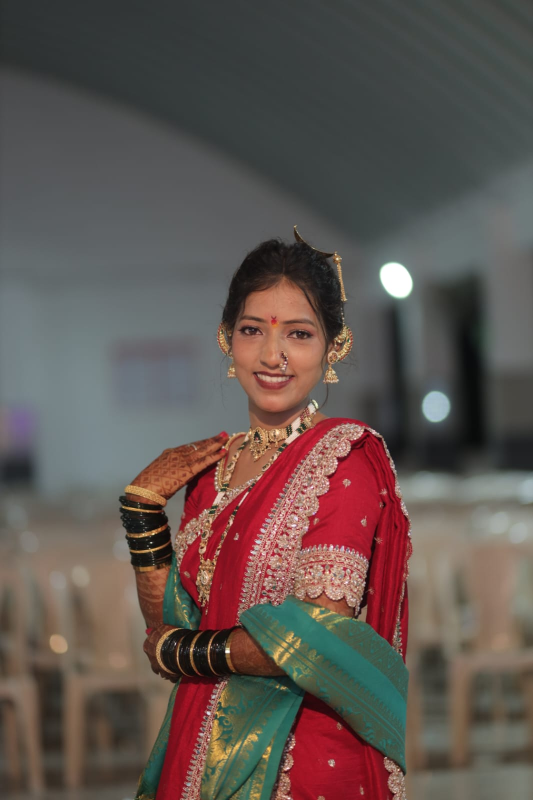
#> input picture Backend/app/images/image.png, 1066 x 1600 px (shown at 1/2 size)
$ python compress_images.py
#> lines starting #> are read from the running program, lines starting #| are printed output that depends on the picture
from PIL import Image
from pathlib import Path

image_folder = Path("Backend/app/images")

files = [
    "image.png",
    "img2.jpeg",
    "im4.png",
    "img5.png",
    "img6.png",
    "img8.png",
    "img9.png",
    "ggg.png",
    "ggg4.png",
    "im2.png",
    "pt11.png",
    "pt2.png",
    "pt3.png",
    "pt4.png",
    "pt5.png",
    "pt6.png",
    "pt12.png",
    "pp1.png",
    "pp2.png",
]

for filename in files:
    source = image_folder / filename

    if not source.exists():
        print(f"NOT FOUND: {filename}")
        continue

    output = image_folder / f"{source.stem}.webp"

    with Image.open(source) as img:
#> img is the input picture: PIL image 1066x1600 RGB; mean R, G, B 97.2, 84.9, 80.6
        img = img.convert("RGB")
        img.thumbnail((600, 750), Image.Resampling.LANCZOS)
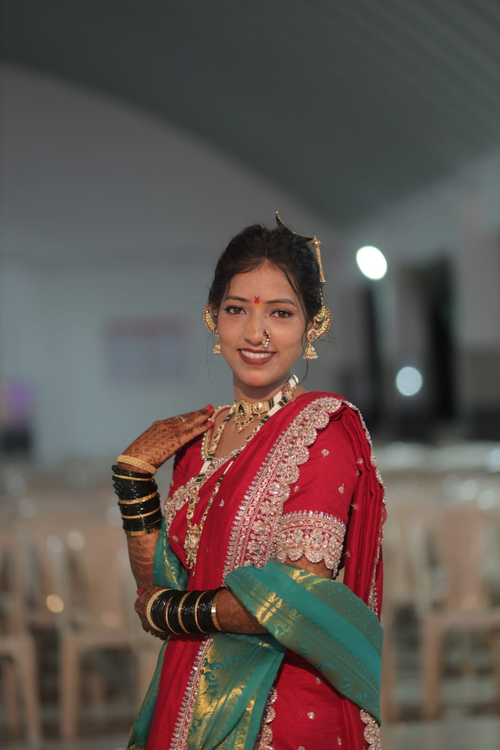
#> img: PIL image 500x750 RGB; mean R, G, B 97.2, 85, 80.6
        img.save(output, "WEBP", quality=82, method=6)

    old_size = source.stat().st_size / 1024
    new_size = output.stat().st_size / 1024

    print(
        f"{filename}: "
        f"{old_size:.0f} KB -> "
        f"{output.name}: {new_size:.0f} KB"
    )
#> pass 2 of the loop `for filename in files:`:
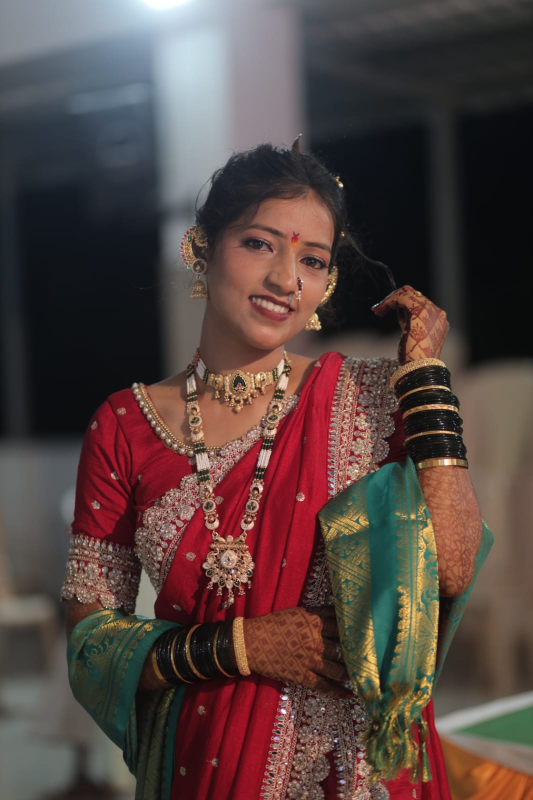
#> input picture Backend/app/images/img2.jpeg, 1066 x 1600 px (shown at 1/2 size)
#> img is the input picture: PIL image 1066x1600 RGB; mean R, G, B 85.2, 67, 64
#> `img.thumbnail((600, 750), Image.Resampling.LANCZOS)`:
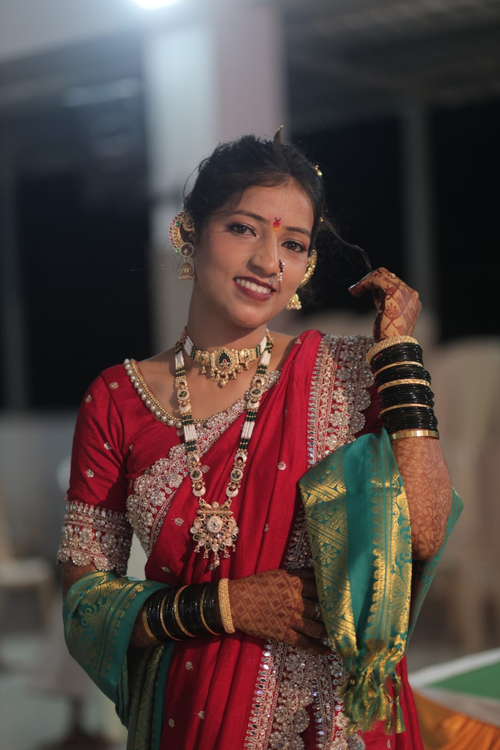
#> img: PIL image 500x750 RGB; mean R, G, B 85.2, 67, 64
#> pass 3 of the loop `for filename in files:`:
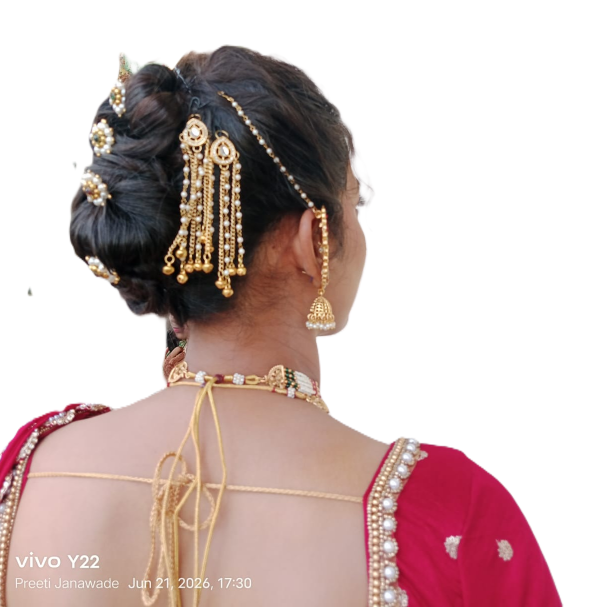
#> input picture Backend/app/images/im4.png, 1197 x 1214 px (shown at 1/2 size)
#> img is the input picture: PIL image 1197x1214 RGBA; mean R, G, B, A 206.2, 186.2, 184.2, 255
#> `img.thumbnail((600, 750), Image.Resampling.LANCZOS)`:
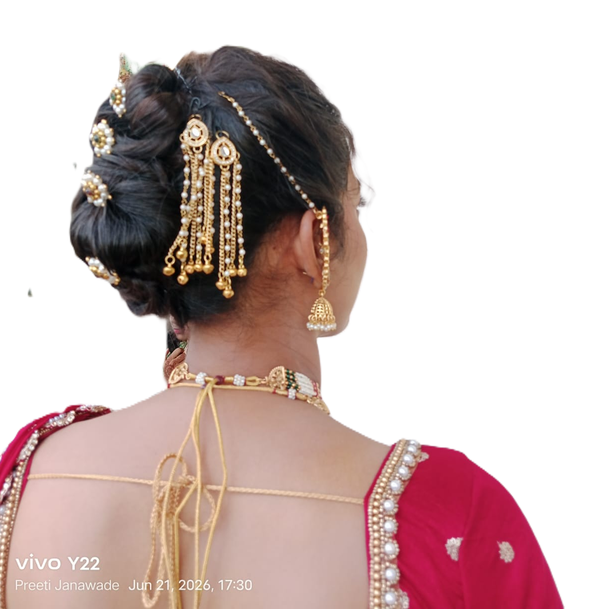
#> img: PIL image 600x609 RGB; mean R, G, B 206.2, 186.2, 184.2
#> the loop made 19 passes; the first 3 are shown

print("\nImage compression completed!")
